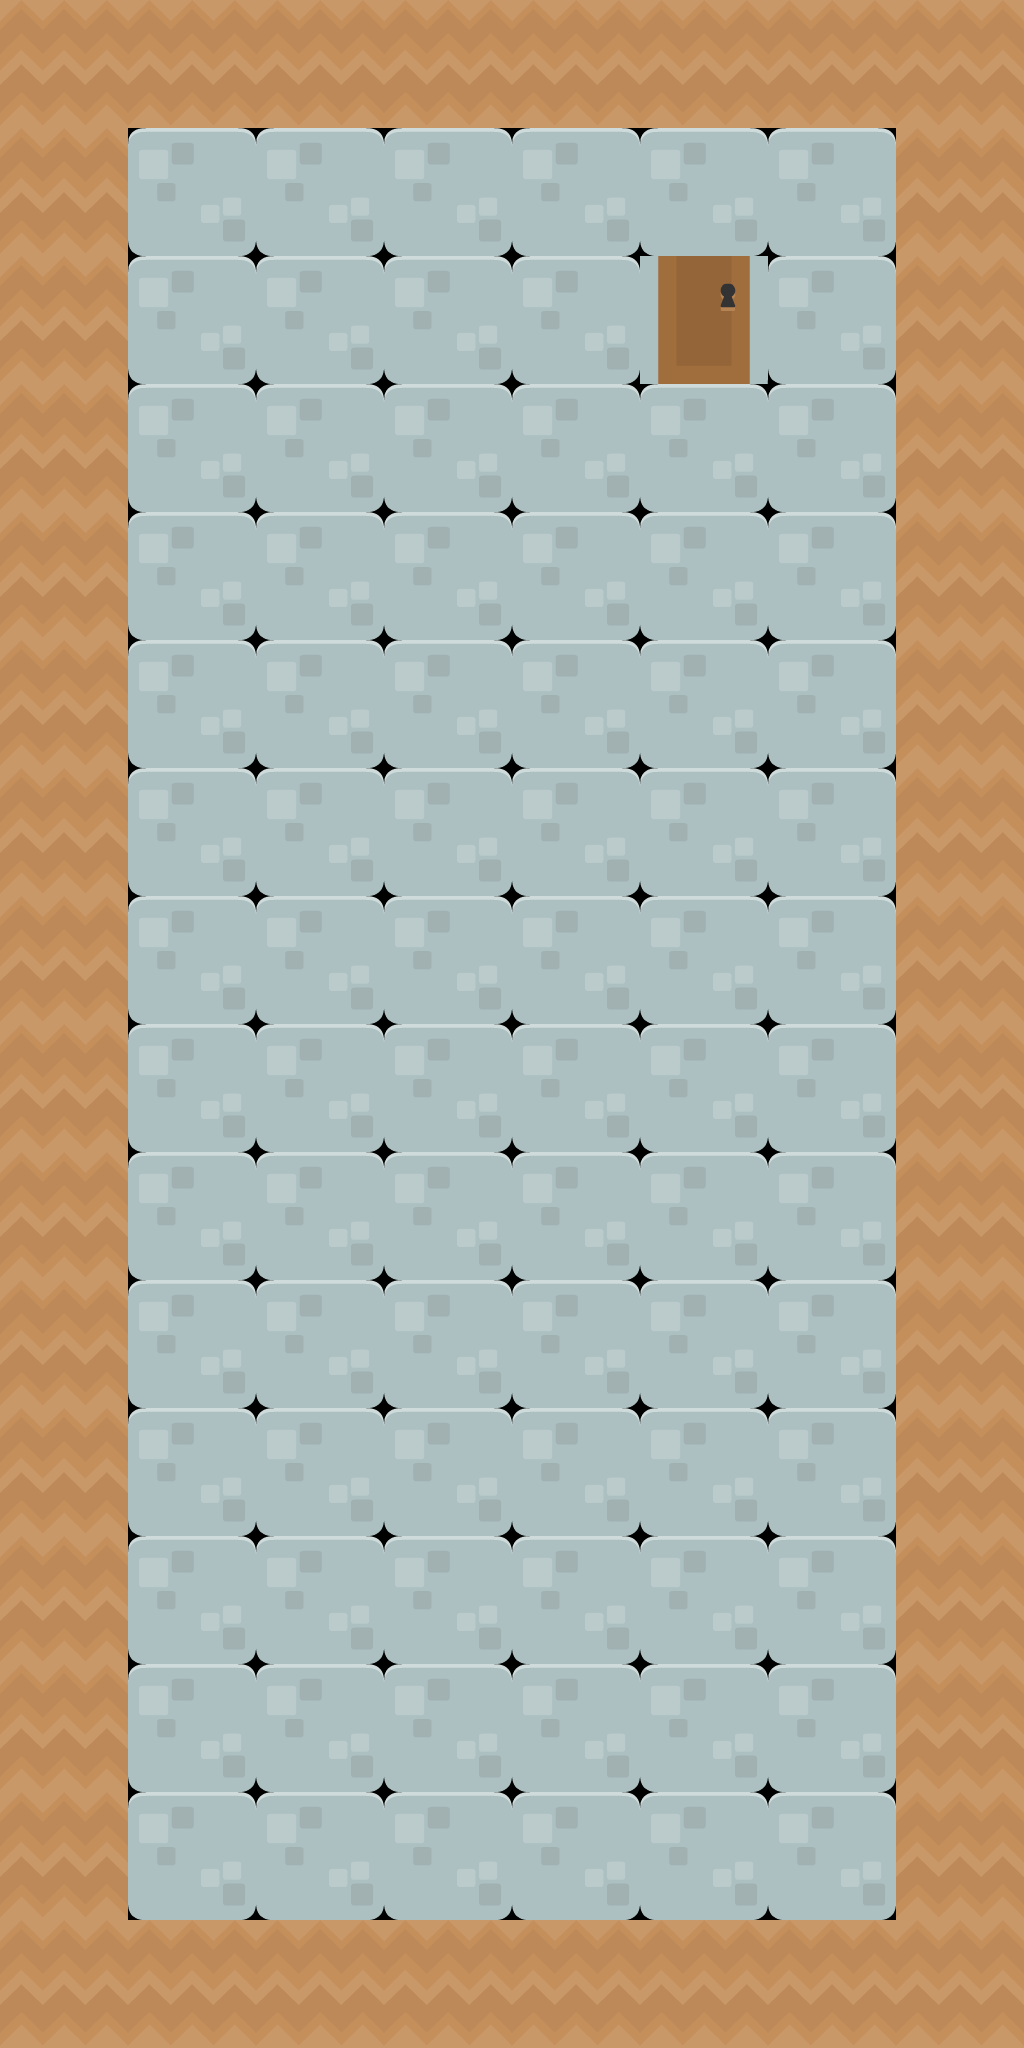

A level layout from a 2D game, rendered from its tile map. Below: a short description, then the map file with its tile-grid data intact:
An orthogonal 8x16 tile map with 128x128 px tiles, 3 tile layers (Tile Layer 1, door Tile Layer, wall Tile Layer), 3 tilesets.

<map version="1.5" tiledversion="1.7.0" orientation="orthogonal" renderorder="right-down" width="8" height="16" tilewidth="128" tileheight="128" infinite="0" nextlayerid="7" nextobjectid="1">
 <tileset firstgid="1" source="grey_brick_tiles.tsx" />
 <tileset firstgid="2" source="door_tile.tsx" />
 <tileset firstgid="3" source="walls.tsx" />
 <layer id="1" name="Tile Layer 1" width="8" height="16" locked="1">
  <data encoding="csv">
1,1,1,1,1,1,1,1,
1,1,1,1,1,1,1,1,
1,1,1,1,1,1,1,1,
1,1,1,1,1,1,1,1,
1,1,1,1,1,1,1,1,
1,1,1,1,1,1,1,1,
1,1,1,1,1,1,1,1,
1,1,1,1,1,1,1,1,
1,1,1,1,1,1,1,1,
1,1,1,1,1,1,1,1,
1,1,1,1,1,1,1,1,
1,1,1,1,1,1,1,1,
1,1,1,1,1,1,1,1,
1,1,1,1,1,1,1,1,
1,1,1,1,1,1,1,1,
1,1,1,1,1,1,1,1
</data>
 </layer>
 <layer id="5" name="door Tile Layer" width="8" height="16">
  <data encoding="csv">
0,0,0,0,0,0,0,0,
0,0,0,0,0,0,0,0,
0,0,0,0,0,2,0,0,
0,0,0,0,0,0,0,0,
0,0,0,0,0,0,0,0,
0,0,0,0,0,0,0,0,
0,0,0,0,0,0,0,0,
0,0,0,0,0,0,0,0,
0,0,0,0,0,0,0,0,
0,0,0,0,0,0,0,0,
0,0,0,0,0,0,0,0,
0,0,0,0,0,0,0,0,
0,0,0,0,0,0,0,0,
0,0,0,0,0,0,0,0,
0,0,0,0,0,0,0,0,
0,0,0,0,0,0,0,0
</data>
 </layer>
 <layer id="6" name="wall Tile Layer" width="8" height="16">
  <data encoding="csv">
3,3,3,3,3,3,3,3,
3,0,0,0,0,0,0,3,
3,0,0,0,0,0,0,3,
3,0,0,0,0,0,0,3,
3,0,0,0,0,0,0,3,
3,0,0,0,0,0,0,3,
3,0,0,0,0,0,0,3,
3,0,0,0,0,0,0,3,
3,0,0,0,0,0,0,3,
3,0,0,0,0,0,0,3,
3,0,0,0,0,0,0,3,
3,0,0,0,0,0,0,3,
3,0,0,0,0,0,0,3,
3,0,0,0,0,0,0,3,
3,0,0,0,0,0,0,3,
3,3,3,3,3,3,3,3
</data>
 </layer>
 <objectgroup id="2" name="door" />
 <objectgroup id="3" name="Object Layer 2" />
 <imagelayer id="4" name="Image Layer 1" />
</map>
